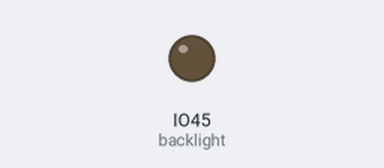
Recording of a program running on a simulated ESP32 board running CircuitPython. Shown: output pins drawn as LEDs (lit = HIGH). What the program prints to the serial console is not drawn.

Above: at 1.1 s.
At 20.1 s:
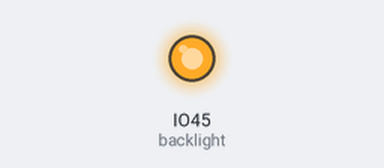
Timing chart, 0 to 21.6 s (numbered marks = the images above):
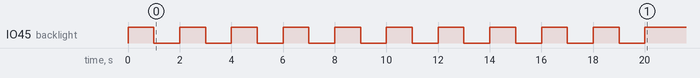

The program:

backlight_test.py
```python
import board
import digitalio
import time

print("=== Minimal Backlight Test ===")
print("Testing basic hardware control...")

try:
    # Just control the backlight pin - no display initialization
    print("Setting up backlight pin...")
    backlight = digitalio.DigitalInOut(board.IO45)
    backlight.direction = digitalio.Direction.OUTPUT
    print("✅ Backlight pin configured")

    # Test backlight control
    for i in range(10):
        print(f"Backlight ON - cycle {i+1}")
        backlight.value = True
        time.sleep(1)

        print(f"Backlight OFF - cycle {i+1}")
        backlight.value = False
        time.sleep(1)

    print("✅ Backlight test complete")

    # Leave backlight on
    backlight.value = True
    print("Backlight left ON")

except Exception as e:
    print(f"❌ Error: {e}")
    import traceback
    traceback.print_exception(type(e), e, e.__traceback__)

print("=== Test finished - check for blinking ===")

# Keep running
while True:
    time.sleep(1)
```
